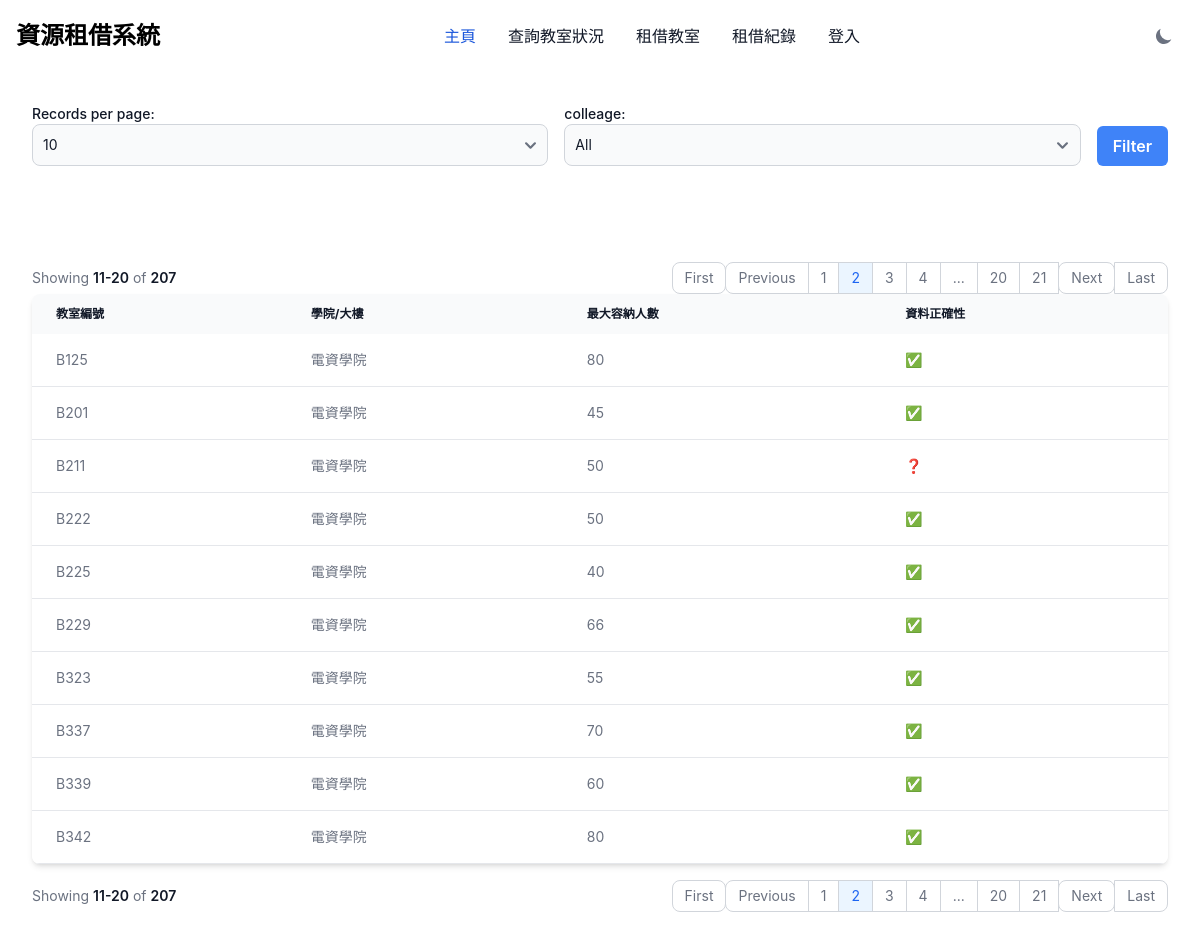
The page /?page=2&limit=10 on the database its author committed.
### tables this page shows
CREATE TABLE `classroom_table` (
  `classroom` varchar(10) NOT NULL DEFAULT '0',
  `colleage` varchar(50) NOT NULL DEFAULT '',
  `max_capacity` int(10) NOT NULL DEFAULT 0,
  `is_realdata` enum('Y','N') NOT NULL DEFAULT 'N'
);

### index.php (the view, shortened to what this page needs)
<?php
$conn = require_once "config.php";
$limit = isset($_GET['limit']) ? (int) $_GET['limit'] : 10;
$page = isset($_GET['page']) ? (int) $_GET['page'] : 1;
$offset = ($page - 1) * $limit;
$where = '';
$total_query = "SELECT COUNT(*) FROM classroom_table $where";
$total_result = $conn->query($total_query);
$total_rows = $total_result->fetch_row()[0];
$total_pages = ceil($total_rows / $limit);
$query = "SELECT * FROM classroom_table $where LIMIT $limit OFFSET $offset";
$result = $conn->query($query);
?>
<!DOCTYPE html>
<html>
<head>
    <link href="https://cdnjs.cloudflare.com/ajax/libs/flowbite/2.3.0/flowbite.min.css" rel="stylesheet" />
</head>
<body class="bg-white dark:bg-gray-900">
    <?php include './components/navigaion.php'; ?>
    <div class="max-w-screen-xl mx-auto p-4 sm:p-6 lg:p-8">
        <form method="GET" action="" class="flex flex-wrap space-x-4">
            <div class="mb-4 flex-1">
                <label for="limit" class="block text-sm font-medium text-gray-900 dark:text-white">Records per
                    page:</label>
                <select name="limit" id="limit" class="bg-gray-50 border border-gray-300 text-gray-900 text-sm rounded-lg focus:ring-blue-500 focus:border-blue-500 block w-full p-2.5 dark:bg-gray-700 dark:border-gray-600 dark:placeholder-gray-400 dark:text-white dark:focus:ring-blue-500 dark:focus:border-blue-500">
                    <option value="10" <?= $limit == 10 ? 'selected' : ''; ?>>10</option>
                </select>
            </div>
            <div class="mb-4 flex-1">
                <label for="colleage" class="block text-sm font-medium text-gray-900 dark:text-white">colleage:</label>
                <select name="colleage" id="colleage" class="bg-gray-50 border border-gray-300 text-gray-900 text-sm rounded-lg focus:ring-blue-500 focus:border-blue-500 block w-full p-2.5 dark:bg-gray-700 dark:border-gray-600 dark:placeholder-gray-400 dark:text-white dark:focus:ring-blue-500 dark:focus:border-blue-500">
                    <option selected value="">All</option>
                </select>
            </div>
            <div class="flex items-end mb-4">
                <button type="submit"
                    class="px-4 py-2 font-semibold text-white bg-blue-500 rounded-md hover:bg-blue-700">Filter</button>
            </div>
        </form>
    </div>
    <div class="max-w-screen-xl mx-auto p-4 sm:p-6 lg:p-8">
        <nav class="flex items-center flex-column flex-wrap md:flex-row justify-between pt-4"
            aria-label="Table navigation">
            <span
                class="text-sm font-normal text-gray-500 dark:text-gray-400 mb-4 md:mb-0 block w-full md:inline md:w-auto">
                Showing <span
                    class="font-semibold text-gray-900 dark:text-white"><?= $offset + 1 ?>-<?= min($offset + $limit, $total_rows) ?></span>
                of <span class="font-semibold text-gray-900 dark:text-white"><?= $total_rows ?></span>
            </span>
            <ul class="inline-flex -space-x-px rtl:space-x-reverse text-sm h-8">
                <?php if ($page > 1): ?>
                    <li>
                        <a href="?page=1&limit=<?= $limit ?>"
                            class="flex items-center justify-center px-3 h-8 ms-0 leading-tight text-gray-500 bg-white border border-gray-300 rounded-lg hover:bg-gray-100 hover:text-gray-900 dark:text-white dark:bg-gray-800 dark:border-gray-700 dark:text-gray-400 dark:hover:bg-gray-700 dark:hover:text-white">First</a>
                    </li>
                    <li>
                        <a href="?page=<?= $page - 1 ?>&limit=<?= $limit ?>"
                            class="flex items-center justify-center px-3 h-8 ms-0 leading-tight text-gray-500 bg-white border border-gray-300 rounded-s-lg hover:bg-gray-100 hover:text-gray-900 dark:text-white dark:bg-gray-800 dark:border-gray-700 dark:text-gray-400 dark:hover:bg-gray-700 dark:hover:text-white">Previous</a>
                    </li>
                <?php endif; ?>
                <?php
                $displayed_pages = [];
                if ($total_pages <= 10) {
                    $displayed_pages = range(1, $total_pages);
                } else {
                    $displayed_pages = array_merge(
                        range(1, 2),
                        ($page > 5 ? ['...'] : []),
                        range(max(3, $page - 2), min($total_pages - 2, $page + 2)),
                        ($page < $total_pages - 4 ? ['...'] : []),
                        range($total_pages - 1, $total_pages)
                    );
                }
                foreach ($displayed_pages as $p):
                    if ($p === '...'):
                        ?>
                        <li>
                            <span
                                class="flex items-center justify-center px-3 h-8 leading-tight text-gray-500 bg-white border border-gray-300 dark:bg-gray-800 dark:border-gray-700 dark:text-gray-400">...</span>
                        </li>
                        <?php
                    else:
                        ?>
                        <li>
                            <a href="?page=<?= $p ?>&limit=<?= $limit ?>"
                                class="flex items-center justify-center px-3 h-8 leading-tight <?= $p == $page ? 'text-blue-600 border border-gray-300 bg-blue-50 hover:bg-blue-100 hover:text-blue-700 dark:border-gray-700 dark:bg-gray-700 dark:text-white' : 'text-gray-500 bg-white border border-gray-300 hover:bg-gray-100 hover:text-gray-900 dark:text-white dark:bg-gray-800 dark:border-gray-700 dark:text-gray-400 dark:hover:bg-gray-700 dark:hover:text-white' ?>"><?= $p ?></a>
                        </li>
                        <?php
                    endif;
                endforeach;
                ?>
                <?php if ($page < $total_pages): ?>
                    <li>
                        <a href="?page=<?= $page + 1 ?>&limit=<?= $limit ?>"
                            class="flex items-center justify-center px-3 h-8 leading-tight text-gray-500 bg-white border border-gray-300 rounded-lg hover:bg-gray-100 hover:text-gray-900 dark:text-white dark:bg-gray-800 dark:border-gray-700 dark:text-gray-400 dark:hover:bg-gray-700 dark:hover:text-white">Next</a>
                    </li>
                    <li>
                        <a href="?page=<?= $total_pages ?>&limit=<?= $limit ?>"
                            class="flex items-center justify-center px-3 h-8 leading-tight text-gray-500 bg-white border border-gray-300 rounded-e-lg hover:bg-gray-100 hover:text-gray-900 dark:text-white dark:bg-gray-800 dark:border-gray-700 dark:text-gray-400 dark:hover:bg-gray-700 dark:hover:text-white">Last</a>
                    </li>
                <?php endif; ?>
            </ul>
        </nav>
        <div class="relative overflow-x-auto shadow-md sm:rounded-lg">
            <table class="w-full text-sm text-left rtl:text-right text-gray-500 dark:text-gray-400 overflow-auto">
                <thead
                    class="text-xs text-gray-900 dark:text-white uppercase bg-gray-50 dark:bg-gray-700 dark:text-gray-400 whitespace-nowrap">
                    <tr>
                        <th scope="col" class="px-6 py-3">教室編號</th>
                        <th scope="col" class="px-6 py-3">學院/大樓</th>
                        <th scope="col" class="px-6 py-3">最大容納人數</th>
                        <th scope="col" class="px-6 py-3">資料正確性</th>
                    </tr>
                </thead>
                <tbody>
                    <?php while ($row = $result->fetch_assoc()): ?>
                        <tr
                            class="bg-white border-b dark:bg-gray-800 dark:border-gray-700 hover:bg-gray-50 dark:hover:bg-gray-600 whitespace-nowrap">
                            <td class="px-6 py-4"><?= $row['classroom'] ?? '' ?></td>
                            <td class="px-6 py-4"><?= $row['colleage'] ?? '' ?></td>
                            <td class="px-6 py-4"><?= $row['max_capacity'] ?? '' ?></td>
                            <td class="px-6 py-4"><?= $row['is_realdata'] == 'N' ? '❓' : '✅' ?></td>
                        </tr>
                    <?php endwhile; ?>
                </tbody>
            </table>
        </div>
        <nav class="flex items-center flex-column flex-wrap md:flex-row justify-between pt-4"
            aria-label="Table navigation">
            <span
                class="text-sm font-normal text-gray-500 dark:text-gray-400 mb-4 md:mb-0 block w-full md:inline md:w-auto">
                Showing <span
                    class="font-semibold text-gray-900 dark:text-white"><?= $offset + 1 ?>-<?= min($offset + $limit, $total_rows) ?></span>
                of <span class="font-semibold text-gray-900 dark:text-white"><?= $total_rows ?></span>
            </span>
            <ul class="inline-flex -space-x-px rtl:space-x-reverse text-sm h-8">
                <?php if ($page > 1): ?>
                    <li>
                        <a href="?page=1&limit=<?= $limit ?>"
                            class="flex items-center justify-center px-3 h-8 ms-0 leading-tight text-gray-500 bg-white border border-gray-300 rounded-lg hover:bg-gray-100 hover:text-gray-900 dark:text-white dark:bg-gray-800 dark:border-gray-700 dark:text-gray-400 dark:hover:bg-gray-700 dark:hover:text-white">First</a>
                    </li>
                    <li>
                        <a href="?page=<?= $page - 1 ?>&limit=<?= $limit ?>"
                            class="flex items-center justify-center px-3 h-8 ms-0 leading-tight text-gray-500 bg-white border border-gray-300 rounded-s-lg hover:bg-gray-100 hover:text-gray-900 dark:text-white dark:bg-gray-800 dark:border-gray-700 dark:text-gray-400 dark:hover:bg-gray-700 dark:hover:text-white">Previous</a>
                    </li>
                <?php endif; ?>
                <?php
                $displayed_pages = [];
                if ($total_pages <= 10) {
                    $displayed_pages = range(1, $total_pages);
                } else {
                    $displayed_pages = array_merge(
                        range(1, 2),
                        ($page > 5 ? ['...'] : []),
                        range(max(3, $page - 2), min($total_pages - 2, $page + 2)),
                        ($page < $total_pages - 4 ? ['...'] : []),
                        range($total_pages - 1, $total_pages)
                    );
                }
                foreach ($displayed_pages as $p):
                    if ($p === '...'):
                        ?>
                        <li>
                            <span
                                class="flex items-center justify-center px-3 h-8 leading-tight text-gray-500 bg-white border border-gray-300 dark:bg-gray-800 dark:border-gray-700 dark:text-gray-400">...</span>
                        </li>
                        <?php
                    else:
                        ?>
                        <li>
                            <a href="?page=<?= $p ?>&limit=<?= $limit ?>"
                                class="flex items-center justify-center px-3 h-8 leading-tight <?= $p == $page ? 'text-blue-600 border border-gray-300 bg-blue-50 hover:bg-blue-100 hover:text-blue-700 dark:border-gray-700 dark:bg-gray-700 dark:text-white' : 'text-gray-500 bg-white border border-gray-300 hover:bg-gray-100 hover:text-gray-900 dark:text-white dark:bg-gray-800 dark:border-gray-700 dark:text-gray-400 dark:hover:bg-gray-700 dark:hover:text-white' ?>"><?= $p ?></a>
                        </li>
                        <?php
                    endif;
                endforeach;
                ?>
                <?php if ($page < $total_pages): ?>
                    <li>
                        <a href="?page=<?= $page + 1 ?>&limit=<?= $limit ?>"
                            class="flex items-center justify-center px-3 h-8 leading-tight text-gray-500 bg-white border border-gray-300 rounded-lg hover:bg-gray-100 hover:text-gray-900 dark:text-white dark:bg-gray-800 dark:border-gray-700 dark:text-gray-400 dark:hover:bg-gray-700 dark:hover:text-white">Next</a>
                    </li>
                    <li>
                        <a href="?page=<?= $total_pages ?>&limit=<?= $limit ?>"
                            class="flex items-center justify-center px-3 h-8 leading-tight text-gray-500 bg-white border border-gray-300 rounded-e-lg hover:bg-gray-100 hover:text-gray-900 dark:text-white dark:bg-gray-800 dark:border-gray-700 dark:text-gray-400 dark:hover:bg-gray-700 dark:hover:text-white">Last</a>
                    </li>
                <?php endif; ?>
            </ul>
        </nav>
    </div>
</body>
</html>

### rows shown on the page
classroom_table: classroom "B125", colleage "電資學院", max_capacity "80"
classroom_table: classroom "B201", colleage "電資學院", max_capacity "45"
classroom_table: classroom "B211", colleage "電資學院", max_capacity "50"
classroom_table: classroom "B222", colleage "電資學院", max_capacity "50"
classroom_table: classroom "B225", colleage "電資學院", max_capacity "40"
classroom_table: classroom "B229", colleage "電資學院", max_capacity "66"
classroom_table: classroom "B323", colleage "電資學院", max_capacity "55"
classroom_table: classroom "B337", colleage "電資學院", max_capacity "70"
classroom_table: classroom "B339", colleage "電資學院", max_capacity "60"
classroom_table: classroom "B342", colleage "電資學院", max_capacity "80"

### other values the page prints
$offset + 1 "11"
min($offset + $limit, $total_rows) "20"
$total_rows "207"
$p "1"
$p "2"
$p "3"
$p "4"
$p "20"
$p "21"
